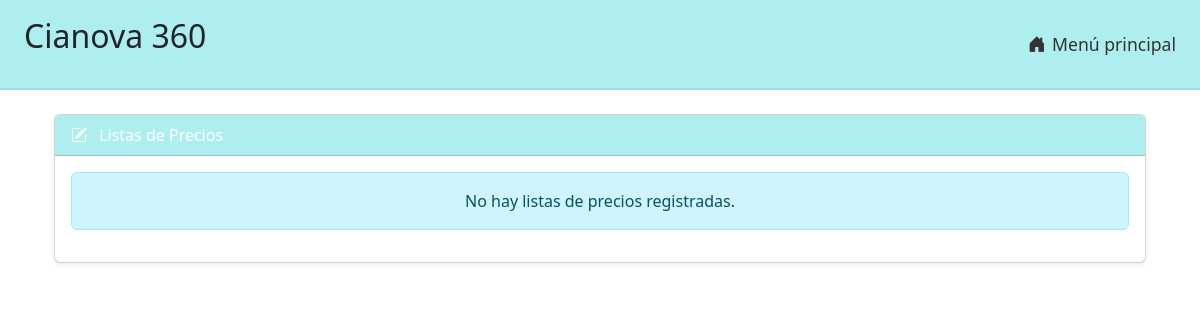
Before: /articulos/precios/modificar/ with the older database file.
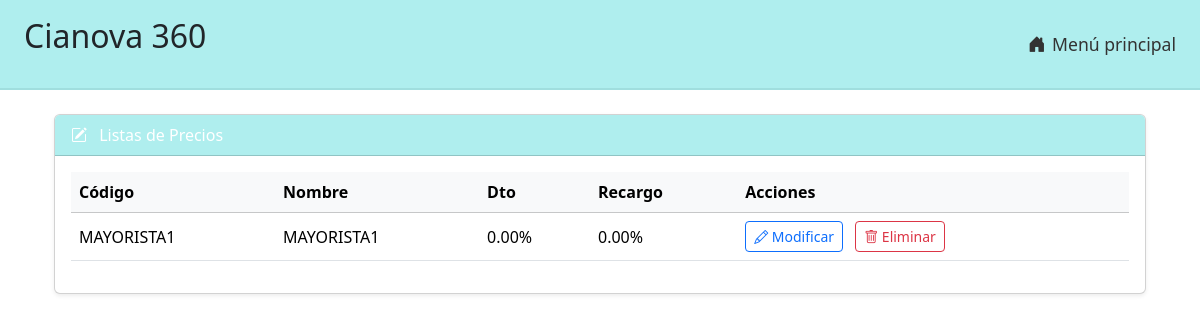
After: the same page with the newer database file.
### articulos/models.py (models this page shows, shortened)
class ListaPrecio(models.Model):
    codlista = models.CharField("Código de lista", max_length=10, primary_key=True)
    nomlista = models.CharField("Nombre de lista", max_length=20)
    dtolista = models.DecimalField("Descuento (%)", max_digits=6, decimal_places=2, default=0)
    reclista = models.DecimalField("Recargo (%)", max_digits=6, decimal_places=2, default=0)

### articulos/views.py (the view)
# urls.py: path('precios/modificar/', views.modificar_precio, name='modificar_precio'),
def modificar_precio(request):
    listas = ListaPrecio.objects.all()
    return render(request, 'articulos/precios_modificar.html', {'listas': listas})

### articulos/templates/articulos/precios_modificar.html (shortened to what this page needs)
{% extends "base.html" %}
{% block content %}
<div class="container mt-4">
  <div class="card shadow-sm">
    <div class="card-header text-white" style="background-color: rgb(175,238,238);">
      <i class="bi bi-pencil-square me-2"></i> Listas de Precios
    </div>
    <div class="card-body">
      {% if listas %}
        <table class="table table-hover align-middle">
          <thead class="table-light">
            <tr>
              <th>Código</th>
              <th>Nombre</th>
              <th>Dto</th>
              <th>Recargo</th>
              <th>Acciones</th>
            </tr>
          </thead>
          <tbody>
            {% for lista in listas %}
              <tr>
                <td>{{ lista.codlista }}</td>
                <td>{{ lista.nomlista }}</td>
                <td>{{ lista.dtolista }}%</td>
                <td>{{ lista.reclista }}%</td>
                <td>
					<a href="{% url 'editar_precio' lista.codlista %}" class="btn btn-sm btn-outline-primary me-2">
						<i class="bi bi-pencil"></i> Modificar
					</a>
					<a href="{% url 'eliminar_precio' lista.codlista %}" class="btn btn-sm btn-outline-danger">
						<i class="bi bi-trash"></i> Eliminar
					</a>
                </td>
              </tr>
            {% endfor %}
          </tbody>
        </table>
      {% else %}
        <div class="alert alert-info text-center">
          No hay listas de precios registradas.
        </div>
      {% endif %}
    </div>
  </div>
</div>
{% endblock %}

Changed rows visible on the page:
added ListaPrecio: codlista "MAYORISTA1", nomlista "MAYORISTA1", dtolista "0.00", reclista "0.00"
Other visible differences:
text no longer shown: "No hay listas de precios registradas."
text now shown: "Código Nombre Dto Recargo Acciones"
